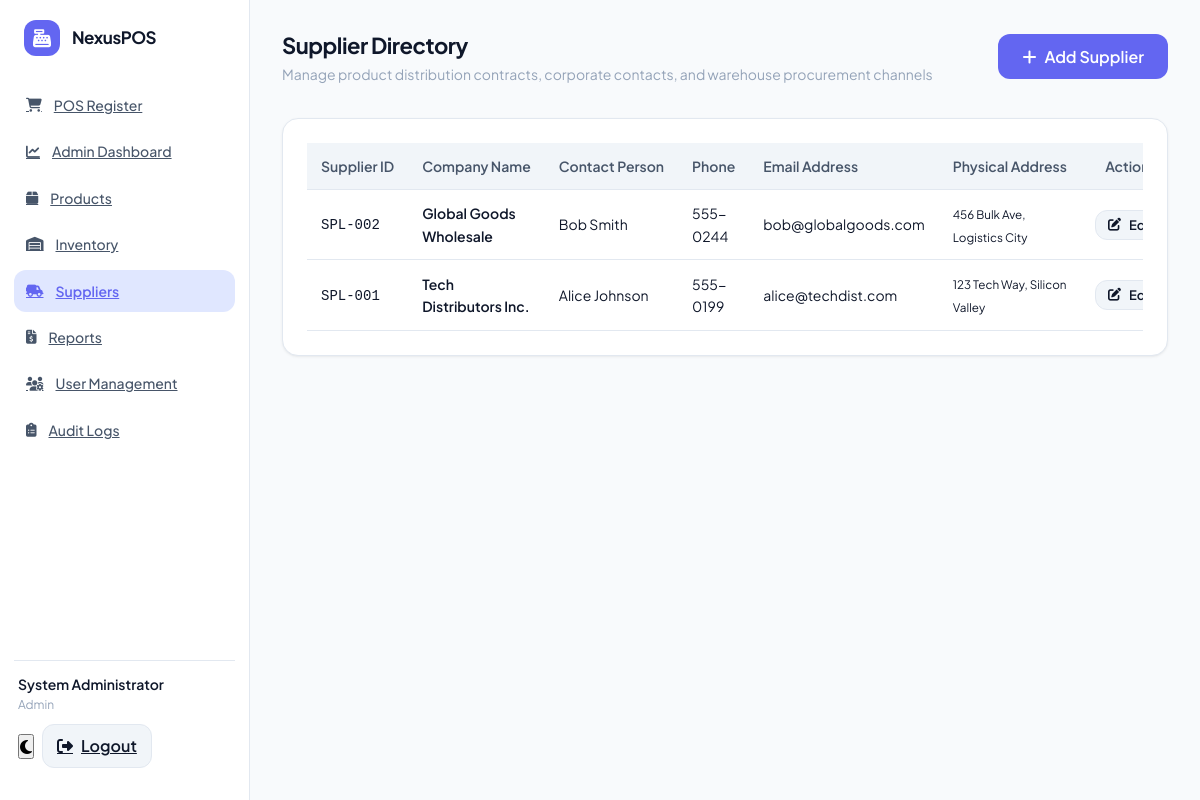
Page /suppliers.php (signed in) on the committed database.
### tables this page shows
CREATE TABLE IF NOT EXISTS `suppliers` (
  `id` INT AUTO_INCREMENT PRIMARY KEY,
  `name` VARCHAR(100) NOT NULL,
  `contact_name` VARCHAR(100),
  `phone` VARCHAR(20),
  `email` VARCHAR(100),
  `address` TEXT,
  `created_at` TIMESTAMP DEFAULT CURRENT_TIMESTAMP
);

### suppliers.php (the view, shortened to what this page needs)
<?php
require_once __DIR__ . '/includes/header.php';
$suppliers = $pdo->query("SELECT * FROM suppliers ORDER BY id DESC")->fetchAll();
?>
<div class="page-header">
    <div class="page-title">
        <h2>Supplier Directory</h2>
        <p>Manage product distribution contracts, corporate contacts, and warehouse procurement channels</p>
    </div>
    <div class="header-actions">
        <button id="add-supplier-btn" class="btn btn-primary">
            <i class="fa-solid fa-plus"></i> Add Supplier
        </button>
    </div>
</div>
<div class="data-card">
    <div class="table-responsive">
        <table class="modern-table">
            <thead>
                <tr>
                    <th>Supplier ID</th>
                    <th>Company Name</th>
                    <th>Contact Person</th>
                    <th>Phone</th>
                    <th>Email Address</th>
                    <th>Physical Address</th>
                    <th style="text-align: center;">Actions</th>
                </tr>
            </thead>
            <tbody>
                <?php if (empty($suppliers)): ?>
                    <tr><td colspan="7" style="text-align: center; color: var(--text-muted);">No suppliers registered.</td></tr>
                <?php else: ?>
                    <?php foreach ($suppliers as $s): ?>
                        <tr>
                            <td><code>SPL-<?= str_pad($s['id'], 3, '0', STR_PAD_LEFT) ?></code></td>
                            <td style="font-weight: 600;"><?= htmlspecialchars($s['name']) ?></td>
                            <td><?= htmlspecialchars($s['contact_name'] ?? 'N/A') ?></td>
                            <td><?= htmlspecialchars($s['phone'] ?? 'N/A') ?></td>
                            <td><?= htmlspecialchars($s['email'] ?? 'N/A') ?></td>
                            <td><small><?= htmlspecialchars($s['address'] ?? 'N/A') ?></small></td>
                            <td style="text-align: center;">
                                <button class="btn btn-secondary edit-supplier-btn"
                                        style="padding: 6px 12px; width: auto; font-size: 13px;"
                                        data-supplier='<?= json_encode($s, JSON_HEX_APOS) ?>'>
                                    <i class="fa-solid fa-pen-to-square"></i> Edit
                                </button>
                            </td>
                        </tr>
                    <?php endforeach; ?>
                <?php endif; ?>
            </tbody>
        </table>
    </div>
</div>
<?php require_once __DIR__ . '/includes/footer.php'; ?>

### assets/css/style.css (style rules this page uses)
:root { --bg-primary: #f8fafc; --bg-secondary: #ffffff; --bg-accent: #f1f5f9; --text-primary: #0f172a; --text-secondary: #475569; --text-muted: #94a3b8; --primary: #6366f1; --primary-hover: #4f46e5; --primary-light: #e0e7ff; --success: #10b981; --success-light: #d1fae5; --warning: #f59e0b; --warning-light: #fef3c7; --danger: #ef4444; --danger-light: #fee2e2; --border-color: #e2e8f0; --sidebar-width: 250px; --radius-sm: 8px; --radius-md: 12px; --radius-lg: 16px; --shadow-sm: 0 1px 3px 0 rgb(0 0 0 / 0.06), 0 1px 2px -1px rgb(0 0 0 / 0.06); --shadow-md: 0 4px 6px -1px rgb(0 0 0 / 0.08), 0 2px 4px -2px rgb(0 0 0 / 0.06); --shadow-lg: 0 10px 15px -3px rgb(0 0 0 / 0.08), 0 4px 6px -4px rgb(0 0 0 / 0.04); --transition: all 0.2s cubic-bezier(0.4, 0, 0.2, 1); }
*, *::before, *::after { margin: 0; padding: 0; box-sizing: border-box; }
html { height: 100%; overflow: hidden; }
body { height: 100%; font-family: 'Plus Jakarta Sans', sans-serif; background-color: var(--bg-primary); color: var(--text-primary); line-height: 1.6; overflow: hidden; transition: background-color 0.3s ease, color 0.3s ease; }
button, input, select, textarea { font-family: inherit; font-size: inherit; outline: none; }
.btn { display: inline-flex; align-items: center; justify-content: center; gap: 8px; padding: 12px 24px; font-weight: 600; border-radius: var(--radius-md); border: none; cursor: pointer; transition: var(--transition); width: 100%; white-space: nowrap; }
.btn-primary { background-color: var(--primary); color: white; }
.btn-secondary { background-color: var(--bg-accent); color: var(--text-primary); border: 1px solid var(--border-color); }
.page-header { display: flex; justify-content: space-between; align-items: center; flex-wrap: wrap; gap: 12px; margin-bottom: 8px; }
.page-title h2 { font-size: 22px; font-weight: 700; letter-spacing: -0.5px; }
.page-title p { color: var(--text-muted); font-size: 14px; }
.header-actions { display: flex; align-items: center; gap: 12px; flex-wrap: wrap; }
.data-card { background-color: var(--bg-secondary); border: 1px solid var(--border-color); border-radius: var(--radius-lg); padding: 24px; box-shadow: var(--shadow-sm); overflow: visible; }
.table-responsive { overflow-x: auto; -webkit-overflow-scrolling: touch; }
.modern-table { width: 100%; border-collapse: collapse; text-align: left; font-size: 14px; }
.modern-table th { padding: 12px 14px; background-color: var(--bg-accent); color: var(--text-secondary); font-weight: 600; border-bottom: 1.5px solid var(--border-color); white-space: nowrap; }
.modern-table td { padding: 12px 14px; border-bottom: 1px solid var(--border-color); color: var(--text-primary); }

### rows in the picture
suppliers: id "002", name "Global Goods Wholesale", contact_name "Bob Smith", phone "555-0244", email "bob@globalgoods.com", address "456 Bulk Ave, Logistics City"
suppliers: id "001", name "Tech Distributors Inc.", contact_name "Alice Johnson", phone "555-0199", email "alice@techdist.com", address "123 Tech Way, Silicon Valley"

### other values in the picture
$currentUser['full_name'] "System Administrator"
$currentUser['role'] "Admin"
